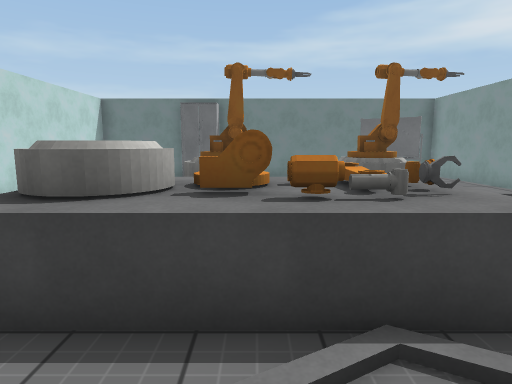
view 1 (above)

12 first-person views from a walk through a scene from a Unity 3-D project. The camera is 1.5 m above the floor, tilts 8° down and sees 75° across. The floor is counted in squares, 1 m on a side. Each view is taken from the middle of a square. On the plan, view 1 faces up. The plan holds only what a view shows up to about 15 squares ahead; the rest is blank. The player character is not drawn. Surface patterns are stand-ins for the level's own textures.

view 2
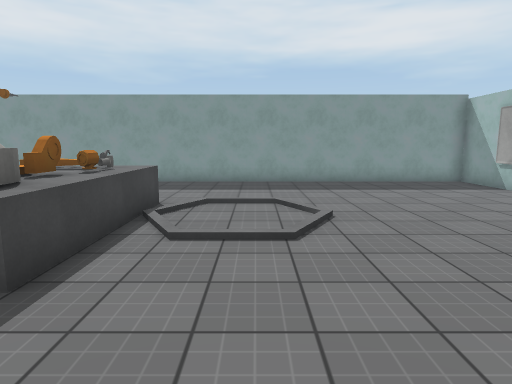

view 3
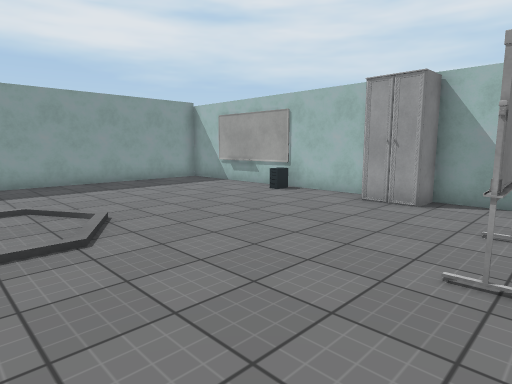

view 4
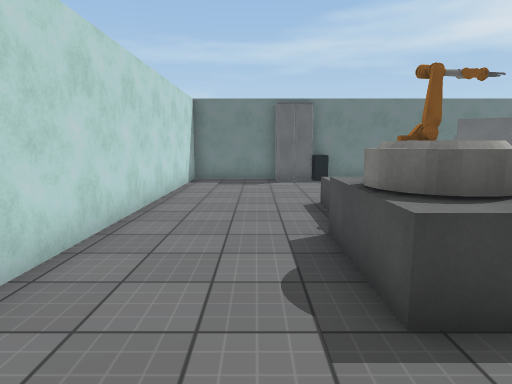

view 5
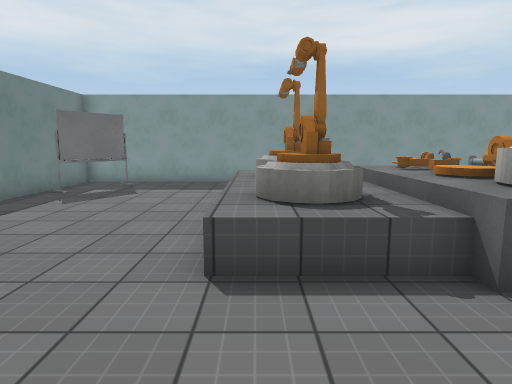

view 6
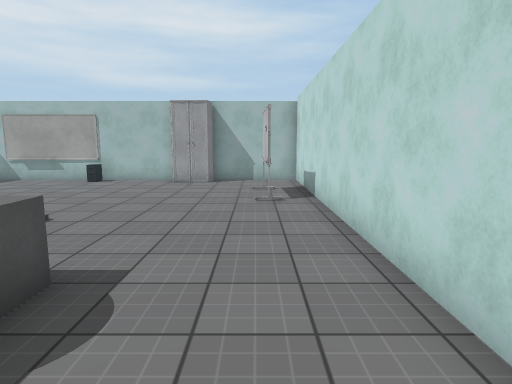

view 7
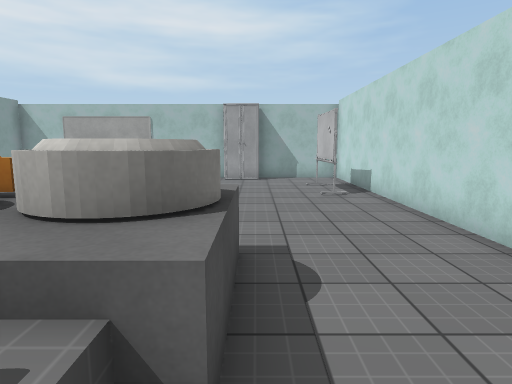

view 8
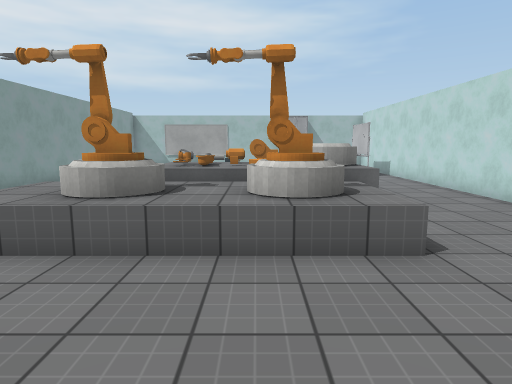

view 9
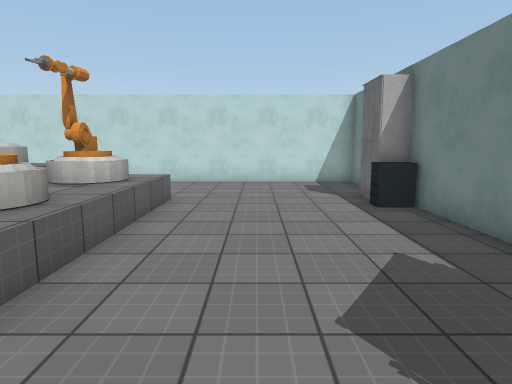

view 10
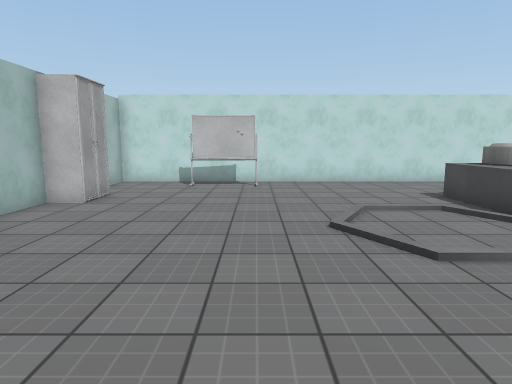

view 11
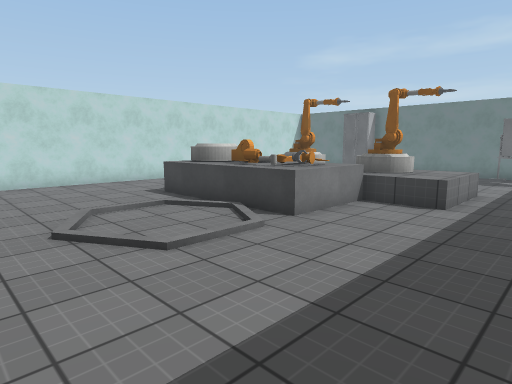

view 12
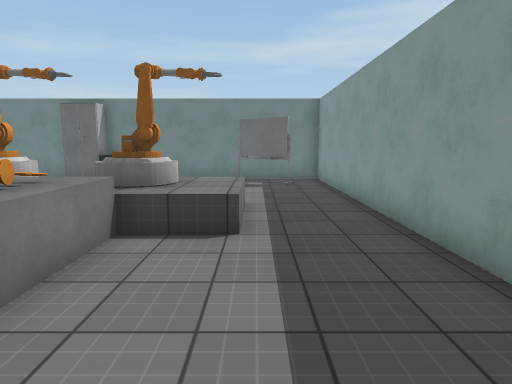

### Floor plan
Key: @ floor where view 1 was taken; # wall or solid block; x gap in a wall; . floor; = window, fence, low wall or low ledge; ^ raised ledge; W whiteboard; O other object.
Columns run from 7 left of view 1 to 8 right of it. Each row starts with its distance up from view 1.
 15 #####O##########
 14 #...OOO....OO..#
 13 #............O.#
 12 #..............#
 11 #..............#
 10 #..............#
  9 #..............#
  8 #....^OO^OO^^..#
  7 #....^OO^OO^^..#
  6 #....^OO^OO^^..#
  5 #...^^^^^^=....#
  4 #...^^^^^^.....#
  3 #...^^^OO^.....#
  2 #..............#
  1 #..............#
  0 #......@.......#
 -1 #..............#
 -2 #..............#
 -3 #xO............#
 -4 #.O............#
 -5 #.O............#
 -6 #..............#
 -7 #..............#
 -8 #...OO...W.WW..#
 -9 ################

Where each view was taken, in squares from view 1:
view 1: 0 up, 0 right, facing up
view 2: 0 up, 6 left, facing right
view 3: 1 up, 6 left, facing down-right
view 4: 0 up, 4 left, facing up
view 5: 8 up, 6 left, facing right
view 6: 6 up, 5 left, facing down
view 7: 7 up, 3 left, facing down
view 8: 13 up, 0 right, facing down
view 9: 11 up, 7 right, facing left
view 10: 3 down, 7 right, facing left
view 11: 3 down, 7 right, facing up-left
view 12: 0 up, 5 right, facing up
